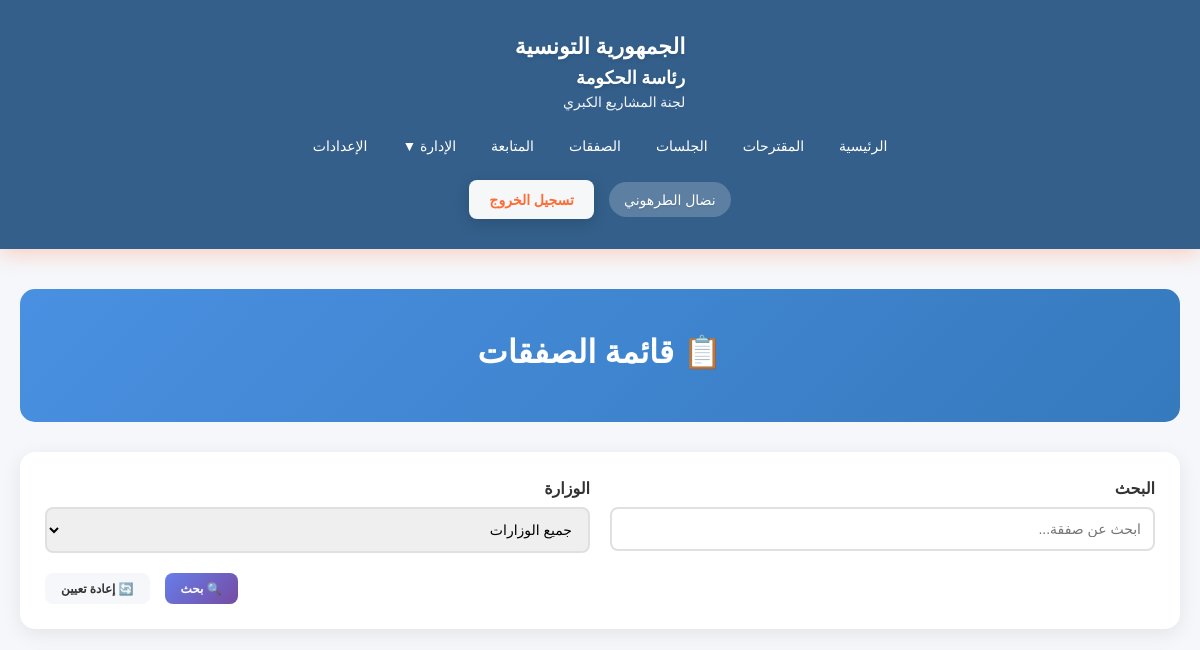
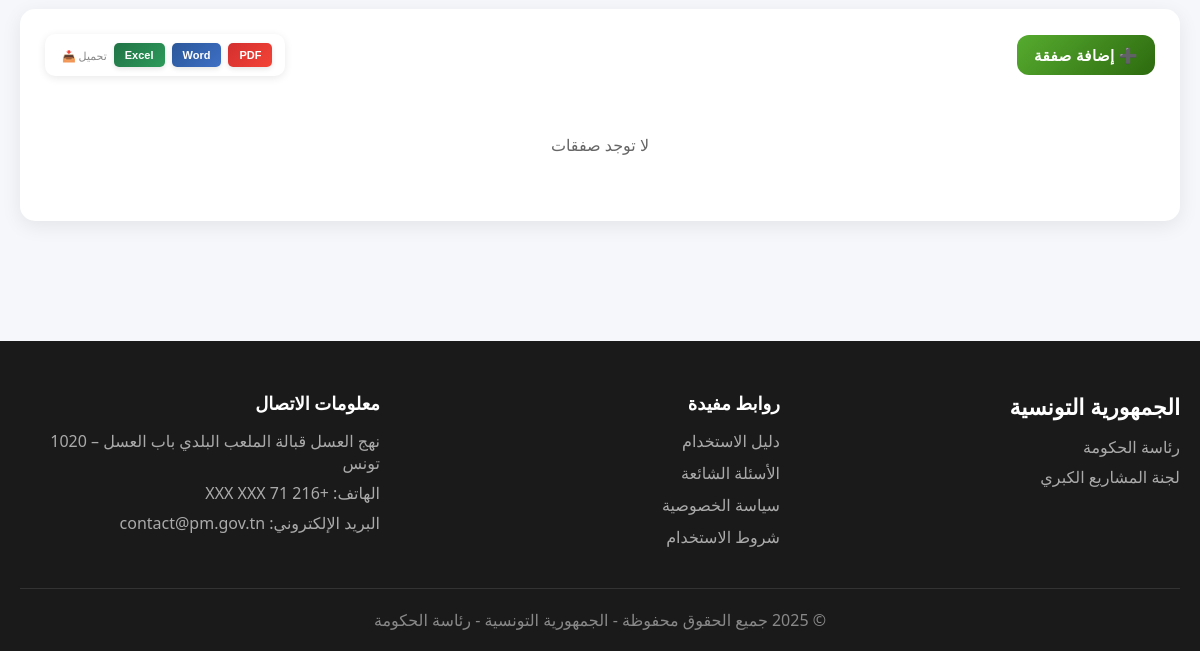
The page /Views/appels_d_offres.php (signed in) on the database as committed earlier (2 pictures, top to bottom).
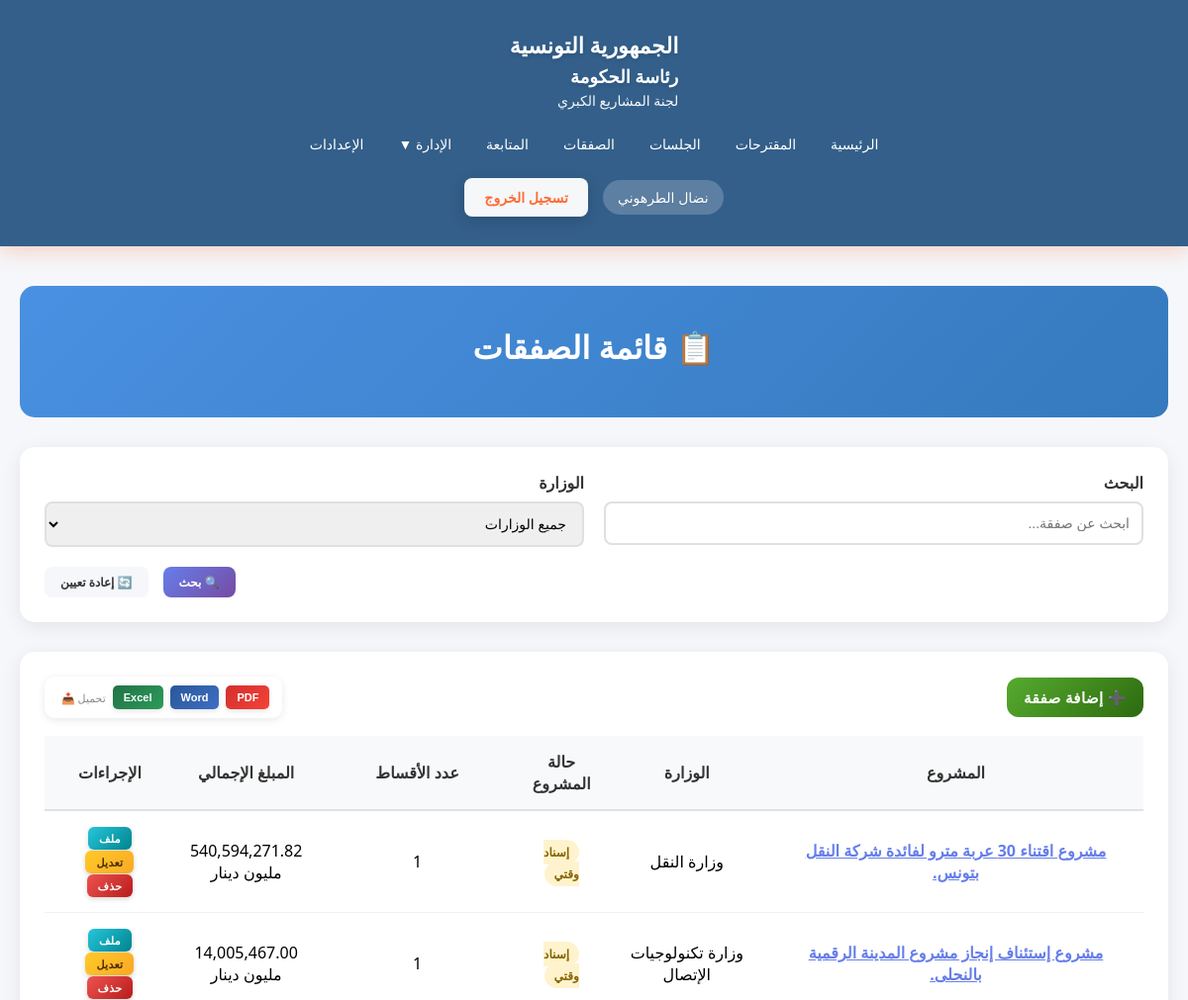
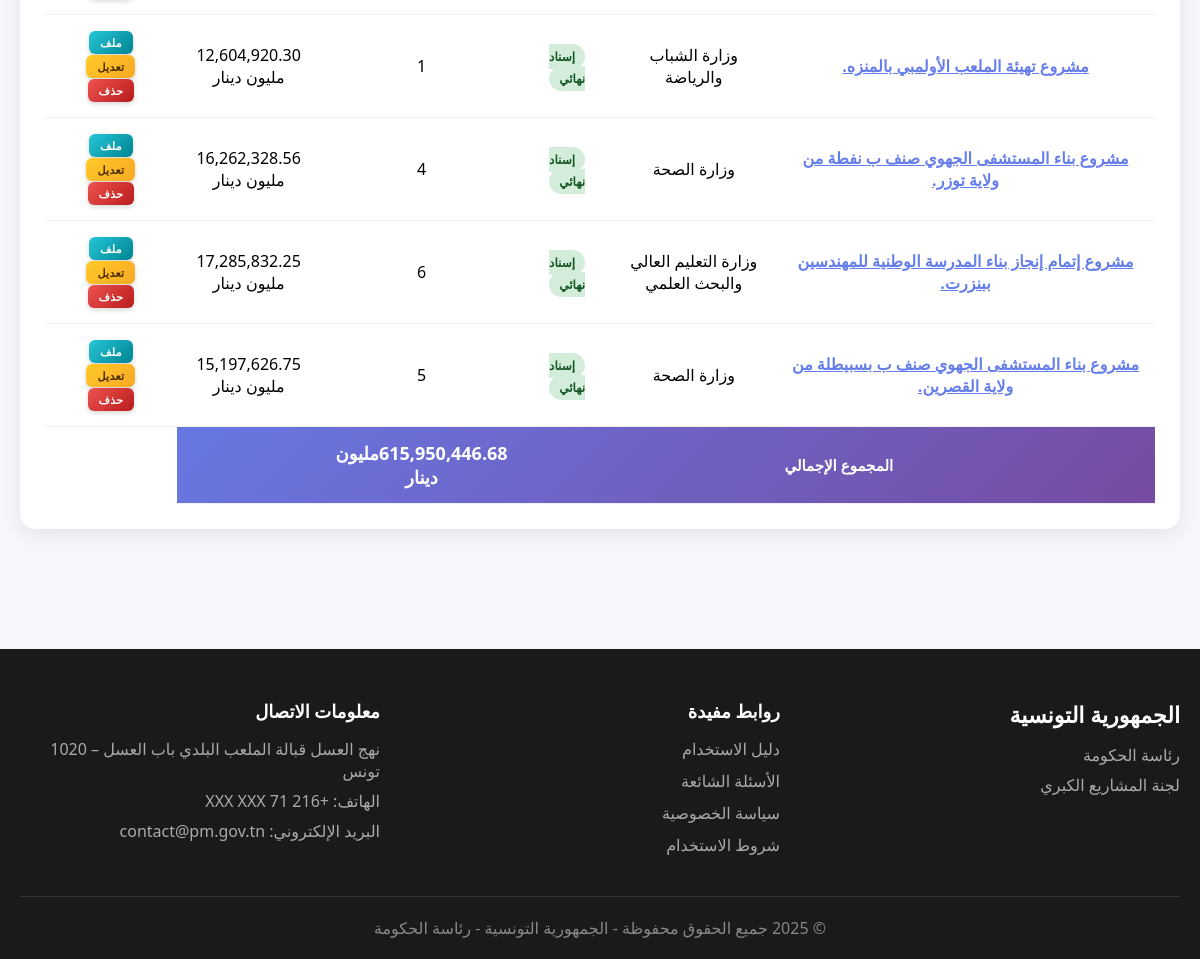
The same page on the database as committed later (2 pictures, top to bottom).
### tables this page shows
CREATE TABLE `appeloffre` (
  `idApp` int(11) NOT NULL,
  `idPro` int(11) NOT NULL,
  `dateCreation` date NOT NULL
);

CREATE TABLE `projet` (
  `idPro` int(11) NOT NULL,
  `idMinistere` int(11) NOT NULL,
  `idEtab` int(11) NOT NULL,
  `sujet` varchar(400) NOT NULL,
  `dateArrive` date NOT NULL,
  `procedurePro` varchar(30) NOT NULL,
  `cout` float NOT NULL,
  `id_Gov` int(11) NOT NULL,
  `proposition` varchar(400) NOT NULL,
  `idUser` int(11) NOT NULL,
  `etat` int(11) NOT NULL,
  `dateCreation` datetime NOT NULL
);

CREATE TABLE `ministere` (
  `idMinistere` int(11) NOT NULL,
  `libMinistere` varchar(300) NOT NULL,
  `adresseMinistere` varchar(300) NOT NULL,
  `idGov` int(11) NOT NULL
);

### Config/Permissions.php (called while the page is built, shortened)
<?php
class Permissions {
    public static function canEditProjet($projetUserId) {
        $type = $_SESSION['user_type'] ?? 4;
        if ($type == self::SUPER_ADMIN) {
            return true;
        }
        return false;
    }
}
?>

### Views/appels_d_offres.php (the view, shortened to what the rows shown need)
<?php
    require_once '../Config/Permissions.php';
    $database = new Database();
    $db = $database->getConnection();
    $sql = "SELECT
                ao.idApp,
                ao.dateCreation,
                p.idUser,
                p.sujet as projetSujet,
                p.idPro,
                m.libMinistere,
                e.libEtablissement,
                COUNT(l.lidLot) as nombreLots,
                SUM(l.somme) as montantTotal,
                (SELECT cheminAcces FROM document WHERE idExterne = ao.idApp AND type = 30 LIMIT 1) as cheminDocument,
                p.etat as projetEtat
            FROM appeloffre ao
            INNER JOIN projet p ON ao.idPro = p.idPro
            LEFT JOIN ministere m ON p.idMinistere = m.idMinistere
            LEFT JOIN etablissement e ON p.idEtab = e.idEtablissement
            LEFT JOIN lot l ON ao.idApp = l.idAppelOffre
            WHERE 1=1";
    $sql .= " GROUP BY ao.idApp ORDER BY ao.dateCreation DESC";
    $stmt = $db->prepare($sql);
    $stmt->execute();
    $appelsOffres = $stmt->fetchAll(PDO::FETCH_ASSOC);
?>
<!DOCTYPE html>
<html lang="ar" dir="rtl">
<head>
    <link rel="stylesheet" href="../assets/css/style.css">
</head>
<body>
    <?php include 'includes/header.php'; ?>
    <section class="content-section" style="padding: 40px 0;">
        <div class="container">
            <div class="admin-header">
                <h2>📋 قائمة الصفقات</h2>
            </div>
            <div class="projects-table">
                <?php
                    if (count($appelsOffres) > 0): ?>
                    <table>
                        <thead>
                            <tr>
                                <th style="width: 35%;">المشروع</th>
                                <th>الوزارة</th>
                                <th>حالة المشروع</th>
                                <th>عدد الأقساط</th>
                                <th>المبلغ الإجمالي</th>
                                <th>الإجراءات</th>
                            </tr>
                        </thead>
                        <tbody>
                            <?php foreach ($appelsOffres as $ao):?>
                            <tr>
                                <td>
                                    <span onclick="openDetailsModal(<?php echo $ao['idApp']; ?>)"
                                          style="cursor:pointer; color:#667eea; font-weight:600; text-decoration:underline;"
                                          title="انقر لعرض التفاصيل">
                                        <?php echo htmlspecialchars($ao['projetSujet']); ?>
                                    </span>
                                </td>
                                <td><?php echo htmlspecialchars($ao['libMinistere']); ?></td>
                                <td>
                                    <?php if ($ao['projetEtat'] == 3): ?>
                                        <span style="background:#fff3cd; color:#856404; padding:4px 10px; border-radius:20px; font-size:12px; font-weight:600;">إسناد وقتي</span>
                                    <?php elseif ($ao['projetEtat'] == 4): ?>
                                        <span style="background:#d4edda; color:#155724; padding:4px 10px; border-radius:20px; font-size:12px; font-weight:600;">إسناد نهائي</span>
                                    <?php else: ?>
                                        <span style="background:#e2e3e5; color:#383d41; padding:4px 10px; border-radius:20px; font-size:12px; font-weight:600;"><?php echo $ao['projetEtat']; ?></span>
                                    <?php endif; ?>
                                </td>
                                <td><?php echo $ao['nombreLots']; ?></td>
                                <td><?php echo number_format($ao['montantTotal'], 2); ?> مليون دينار</td>
                                <td>
                                    <?php if (!empty($ao['cheminDocument'])): ?>
                                        <a href="<?php echo htmlspecialchars($ao['cheminDocument']); ?>"
                                           target="_blank" class="btn-action btn-add-file">ملف</a>
                                    <?php endif; ?>
                                    <?php if (Permissions::canEditProjet($ao['idUser'] ?? 0)): ?>
                                        <button type="button"
                                                class="btn-action btn-edit"
                                                onclick="openEditAppelOffreModal(<?php echo $ao['idApp']; ?>)">
                                            تعديل
                                        </button>
                                        <button type="button"
                                                class="btn-action btn-delete"
                                                onclick="openDeleteAppelOffreModal(<?php echo $ao['idApp']; ?>, '<?php echo htmlspecialchars($ao['projetSujet'], ENT_QUOTES); ?>')">
                                            حذف
                                        </button>
                                    <?php endif; ?>
                                </td>
                            </tr>
                            <?php   endforeach; ?>
                        </tbody>
                    </table>
                <?php else: ?>
                    <p style="text-align: center; padding: 40px; color: #666;">لا توجد صفقات</p>
                <?php endif; ?>
            </div>
        </div>
    </section>
</body>
</html>

Rows that differ between the two databases and show on the page:
added appeloffre: idPro.sujet "مشروع اقتناء 30 عربة مترو لفائدة شركة النقل بتونس.", ministere.libMinistere "وزارة النقل", shows "إسناد وقتي", nombreLots "1", montantTotal "540,594,271.82"
added appeloffre: idPro.sujet "مشروع إستئناف إنجاز مشروع المدينة الرقمية بالنحلى.", ministere.libMinistere "وزارة تكنولوجيات الإتصال", shows "إسناد وقتي", nombreLots "1", montantTotal "14,005,467.00"
added appeloffre: idPro.sujet "مشروع تهيئة الملعب الأولمبي بالمنزه.", ministere.libMinistere "وزارة الشباب والرياضة", shows "إسناد نهائي", nombreLots "1", montantTotal "12,604,920.30"
added appeloffre: idPro.sujet "مشروع بناء المستشفى الجهوي صنف ب نفطة من ولاية توزر.", ministere.libMinistere "وزارة الصحة", shows "إسناد نهائي", nombreLots "4", montantTotal "16,262,328.56"
added appeloffre: idPro.sujet "مشروع إتمام إنجاز بناء المدرسة الوطنية للمهندسين ببنزرت.", ministere.libMinistere "وزارة التعليم العالي والبحث العلمي", shows "إسناد نهائي", nombreLots "6", montantTotal "17,285,832.25"
added appeloffre: idPro.sujet "مشروع بناء المستشفى الجهوي صنف ب بسبيطلة من ولاية القصرين.", ministere.libMinistere "وزارة الصحة", shows "إسناد نهائي", nombreLots "5", montantTotal "15,197,626.75"
Other text that changed with them:
$grandTotal: (not shown) → "615,950,446.68"
text no longer shown: "لا توجد صفقات"
text now shown: "المشروع الوزارة حالة المشروع عدد الأقساط المبلغ الإجمالي الإجراءات المجموع الإجمالي مليون دينار"
